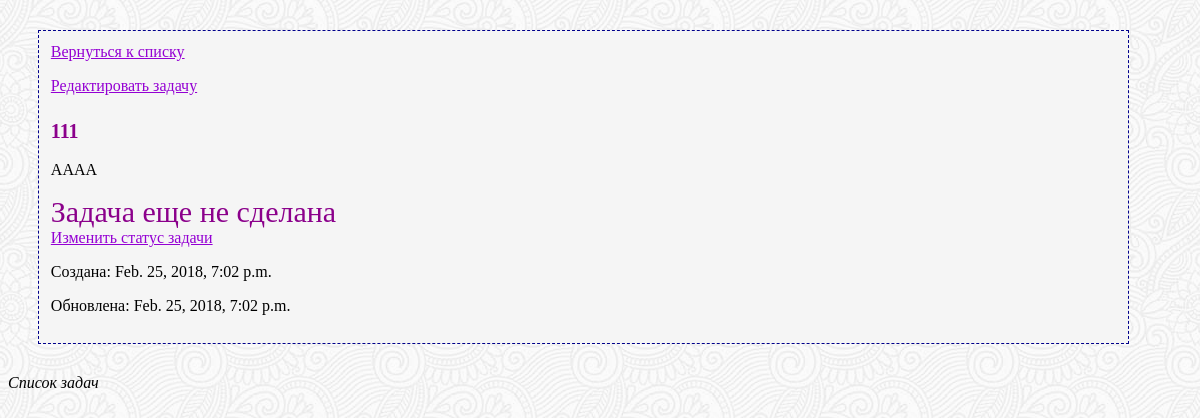
Page /2/ on the committed database.
### to_do_list/models.py (models this page shows)
class ModelWithDates(models.Model):
    created = models.DateTimeField(auto_now_add=True)
    updated = models.DateTimeField(auto_now=True)
    class Meta:
        abstract = True

class Task(ModelWithDates):
    title = models.CharField(max_length=255, default='')
    description = models.TextField()
    mark_as_done = models.BooleanField(default=False)

### to_do_list/views.py (the view)
# urls.py: url(r'^(?P<pk>\d+)/$', views.TaskView.as_view(), name="task"),
class TaskView(DetailView):
    queryset = Task.objects.all()
    template_name = 'task.html'
    def dispatch(self, request, *args, **kwargs):
        return super(TaskView, self).dispatch(request, *args, **kwargs)

### to_do_list/templates/task.html (shortened to what this page needs)
{% extends "base.html" %}
    {% block content %}
        <nav>
            <a href="{% url "to_do_list:to_do_list_list" %}">Вернуться к списку</a>
            {% if not object.mark_as_done %}
                <a class="task-edit-link" href="{% url "to_do_list:edit_task" pk=object.id %}">Редактировать задачу</a>
            {% endif %}
        </nav>
        <section>
            <article><strong>{{ object.title }}</strong></article>
            <p>{{ object.description }}</p>
            {% if object.mark_as_done %}
                <article>Задача сделана</article>
            {% else %}
                <article>Задача еще не сделана</article>
            {% endif %}
            <a class="task-done-link" href="{% url "to_do_list:task_done" pk=object.id %}">Изменить статус задачи</a>
            <p>Создана: {{ object.created }}</p>
            <p>Обновлена: {{ object.updated }}</p>
        </section>
{% endblock %}

### to_do_list/static/base.css (style rules this page uses)
body { background-color: #e0cfff; background: url(symphony.png); }
a { color: darkviolet; }
strong { font-size: 20px; }
article { font-size: 30px; color: darkmagenta; }

### rows in the picture
Task: title "111", description "AAAA", created "Feb. 25, 2018, 7:02 p.m.", updated "Feb. 25, 2018, 7:02 p.m."
